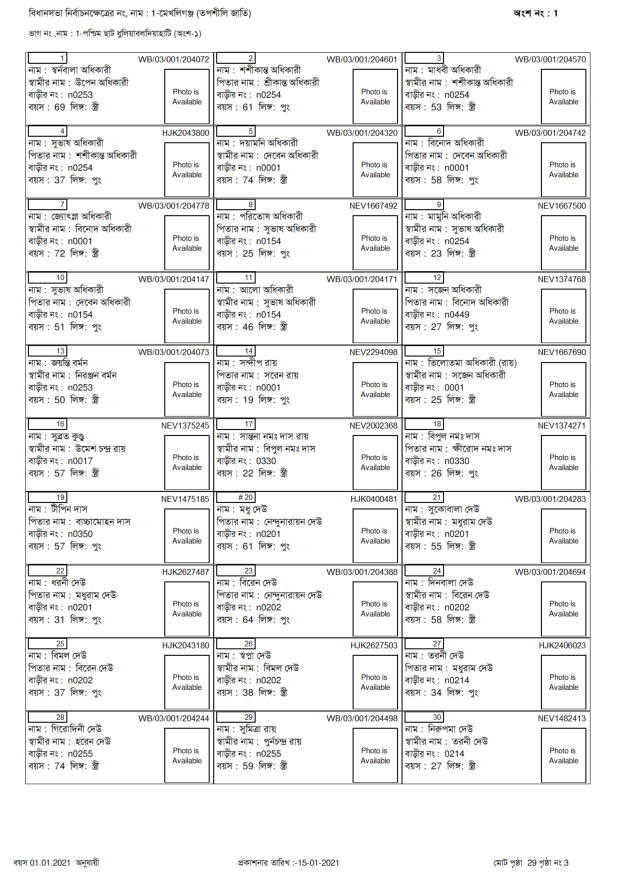
#> input picture FinalRoll-page2.jpg, 2480 x 3509 px, found by its file name (shown at 1/4 size)
$ python ImageSplitter.py
#> lines starting #> are read from the running program, lines starting #| are printed output that depends on the picture; after the words box and inside, x2 and y2 are one past the last pixel; in counts of white or black regions, pixels touching at a corner belong together
#!/usr/bin/env python

import cv2
import numpy as np

#read image
img = cv2.imread(r"C:\Users\91990\Documents\Anocracy\FinalRoll\FinalRoll-page2.jpg")
#> img is the input picture: shape (3509, 2480, 3); mean B, G, R 236.2, 236.5, 236.3

original = img.copy()

gray = cv2.cvtColor(img, cv2.COLOR_BGR2GRAY) # convert to grayscale

# threshold to get just the signature (INVERTED)
retval, thresh_gray = cv2.threshold(gray, thresh=100, maxval=255, \
                                   type=cv2.THRESH_BINARY_INV)
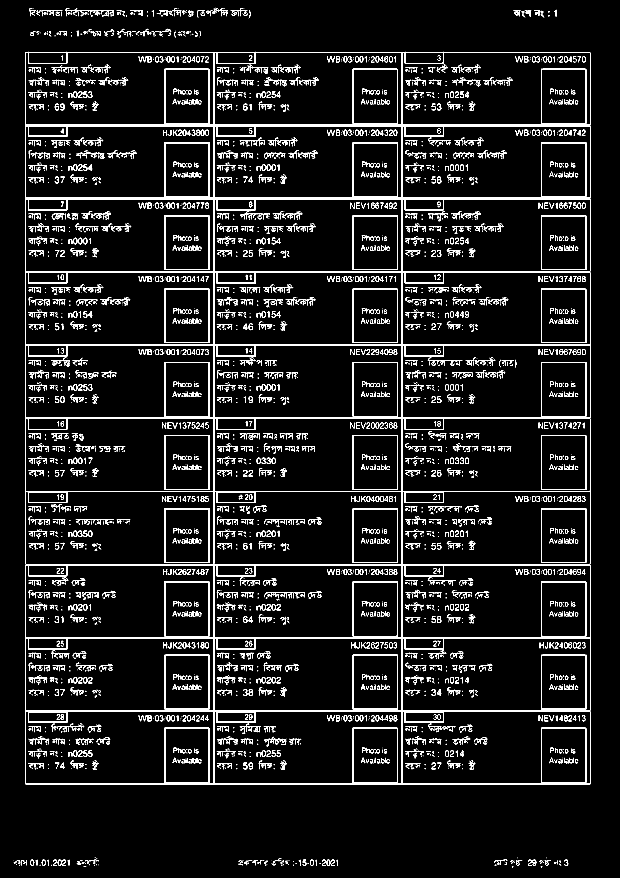
#> thresh_gray: shape (3509, 2480) (shown at 1/4 size); 5.3% white; 5340 white regions (2618 under 20 px)

cnts , hierarchy = cv2.findContours(thresh_gray,cv2.RETR_LIST, \
                                       cv2.CHAIN_APPROX_SIMPLE)
#> cnts = 5820 contours, 3219 with area under 20; largest, box (x1, y1, x2, y2) and area: (102, 795, 2361, 2843) 4615577, (102, 207, 2361, 793) 1313334, (102, 2845, 2361, 3137) 657078, (102, 2260, 854, 2551) 210913, (1609, 2260, 2361, 2551) 210872

#cnts = cnts[0] if len(cnts) == 2 else cnts[1]

ROI_number = 0
min_area = 50000
max_area = 250000

for c in cnts:
    x,y,w,h = cv2.boundingRect(c)
    area = w*h

    if area > min_area and area < max_area:
        cv2.rectangle(img, (x, y), (x + w, y + h), (36,255,12), 2)
        ROI = original[y:y+h, x:x+w]
        img_name=f"C:/Users/91990/Documents/Anocracy/temp/Image_cont_{ROI_number}.jpg"
        cv2.imwrite(img_name.format(ROI_number), ROI)
        ROI_number += 1
#> this loop made 5820 passes
#> (x, y, w, h, area) on passes 2, 3, 4, 6, 20, 25, 30, 31, 32, 37, 40, 44: (2163, 3464, 6, 6, 36), (2048, 3464, 5, 6, 30), (335, 3464, 8, 4, 32), (1978, 3459, 7, 3, 21), (954, 3457, 17, 4, 68), (2237, 3455, 8, 7, 56), (2068, 3454, 11, 8, 88), (1089, 3454, 14, 7, 98), (2184, 3453, 11, 9, 99), (991, 3452, 5, 4, 20), (307, 3452, 17, 7, 119), (1989, 3450, 9, 8, 72)
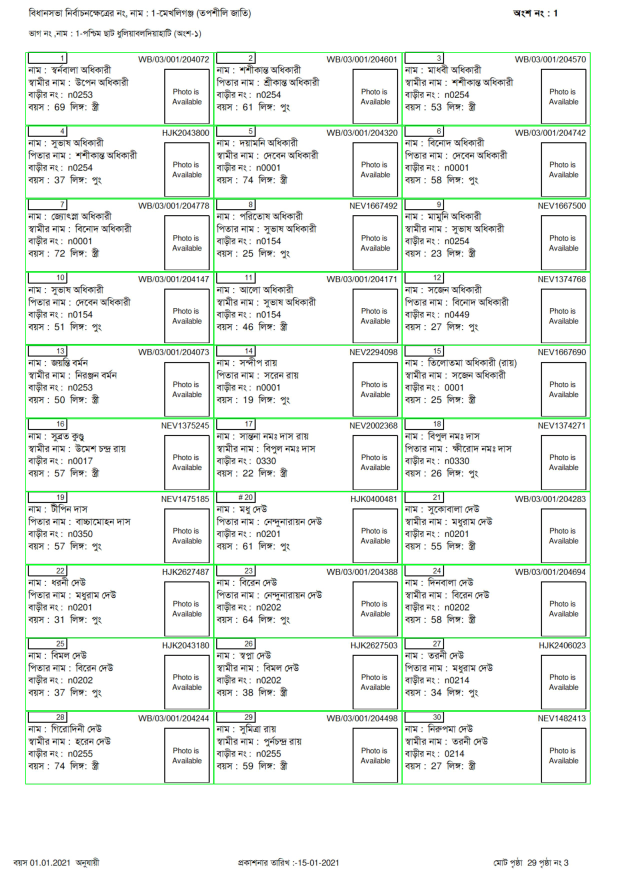
#> img: shape (3509, 2480, 3) (shown at 1/4 size); mean B, G, R 235.3, 239.9, 234.9
#> after the loop, ROI_number = 30

$ run again, with FinalRoll-page0.jpg copied over FinalRoll-page2.jpg
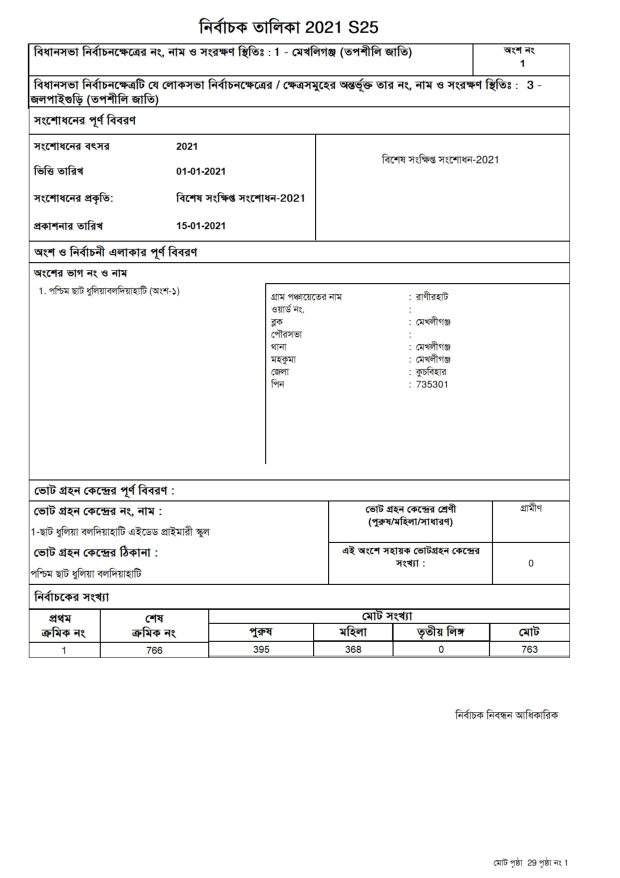
#> input picture FinalRoll-page0.jpg, 2480 x 3509 px, found by its file name (shown at 1/4 size)
#> img is the input picture: shape (3509, 2480, 3); mean B, G, R 244.7, 244.8, 244.7
#> `retval, thresh_gray = cv2.threshold(gray, thresh=100, maxval=255, \ ty..`:
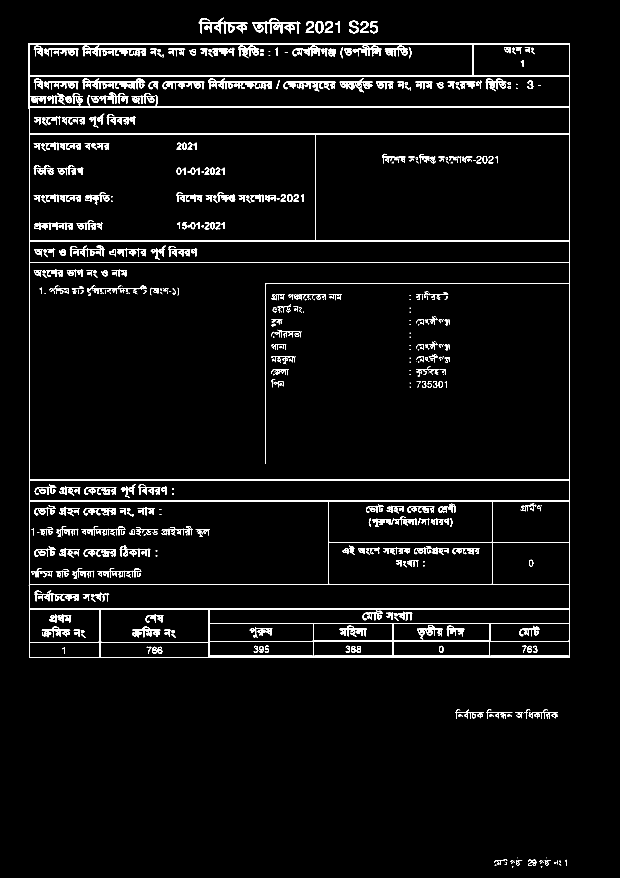
#> thresh_gray: shape (3509, 2480) (shown at 1/4 size); 3.3% white; 808 white regions (221 under 20 px)
#> cnts = 1111 contours, 334 with area under 20; largest, box (x1, y1, x2, y2) and area: (112, 173, 2280, 2631) 5310944, (116, 1051, 2279, 1919) 1870568, (116, 538, 2279, 964) 917996, (116, 2005, 1314, 2337) 396200, (116, 304, 2279, 426) 261597
#> the loop `for c in cnts:` made 1111 passes
#> (x, y, w, h, area) on passes 1, 2, 3, 4, 5, 6, 8, 9: (2163, 3464, 6, 6, 36), (2048, 3464, 5, 6, 30), (1978, 3459, 7, 3, 21), (2237, 3455, 8, 7, 56), (2068, 3454, 11, 8, 88), (2184, 3453, 11, 9, 99), (1989, 3450, 9, 8, 72), (2181, 3449, 9, 11, 99)
#> after the loop `for c in cnts:`:
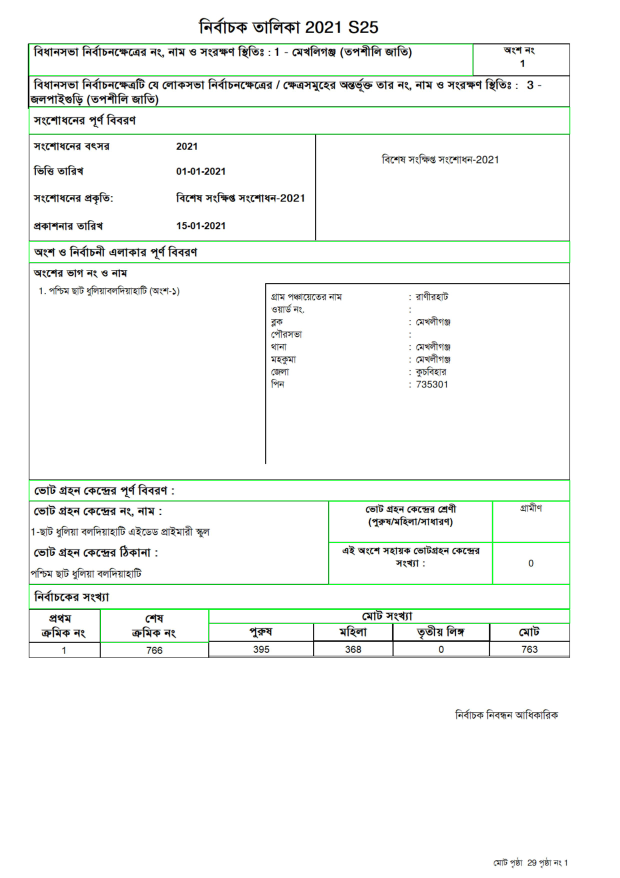
#> img: shape (3509, 2480, 3) (shown at 1/4 size); mean B, G, R 244.6, 246.9, 244.4
#> after the loop `for c in cnts:`: ROI_number = 11

$ run again, with FinalRoll-page1.jpg copied over FinalRoll-page2.jpg
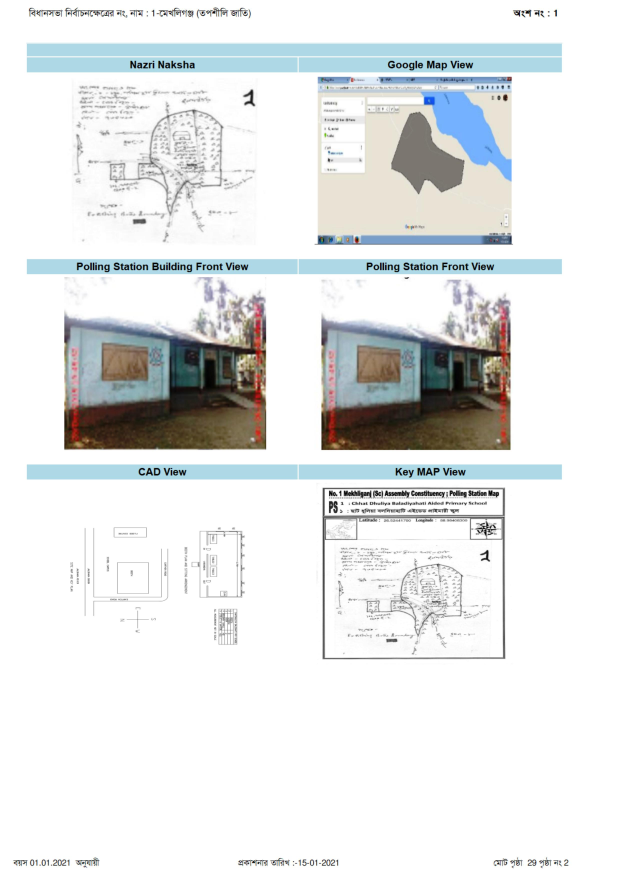
#> input picture FinalRoll-page1.jpg, 2480 x 3509 px, found by its file name (shown at 1/4 size)
#> img is the input picture: shape (3509, 2480, 3); mean B, G, R 231.4, 231.2, 229.1
#> `gray = cv2.cvtColor(img, cv2.COLOR_BGR2GRAY)`:
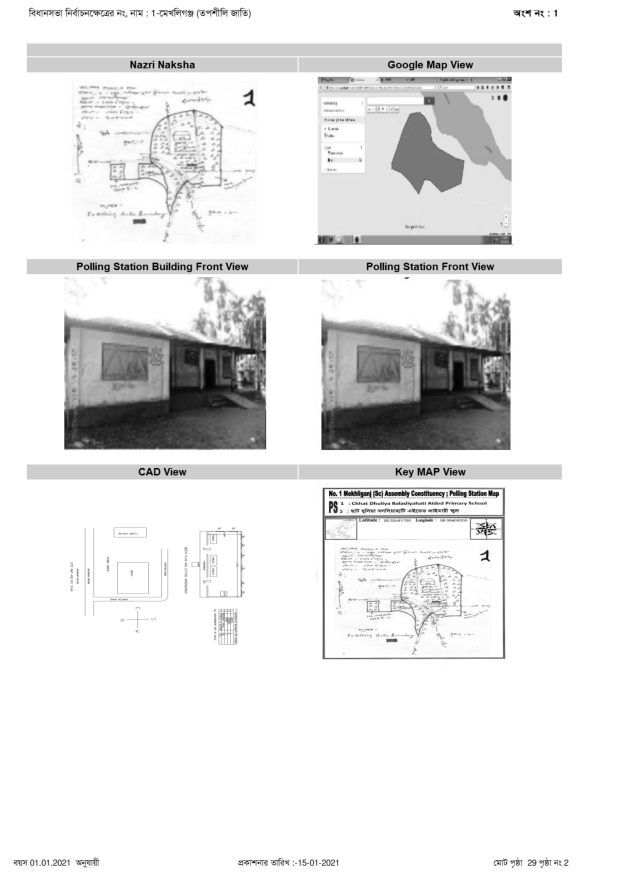
#> gray: shape (3509, 2480) (shown at 1/4 size); min 0, max 255, mean 230.6
#> `retval, thresh_gray = cv2.threshold(gray, thresh=100, maxval=255, \ ty..`:
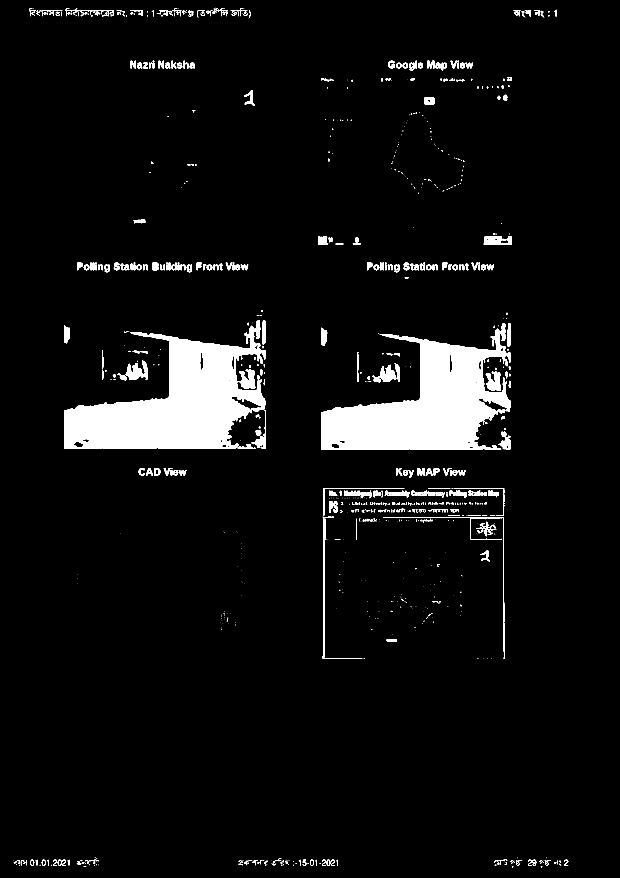
#> thresh_gray: shape (3509, 2480) (shown at 1/4 size); 5.6% white; 1005 white regions (560 under 20 px)
#> cnts = 1150 contours, 734 with area under 20; largest, box (x1, y1, x2, y2) and area: (258, 1282, 1064, 1796) 209068, (1286, 1294, 2042, 1800) 188128, (1934, 944, 2046, 978) 2986, (1488, 1460, 1586, 1529) 2880, (1943, 1485, 2003, 1562) 2842
#> the loop `for c in cnts:` made 1150 passes
#> (x, y, w, h, area, ROI_number) on pass 349: (1291, 2067, 159, 568, 90312, 1)
#> after the loop `for c in cnts:`: ROI_number = 1
